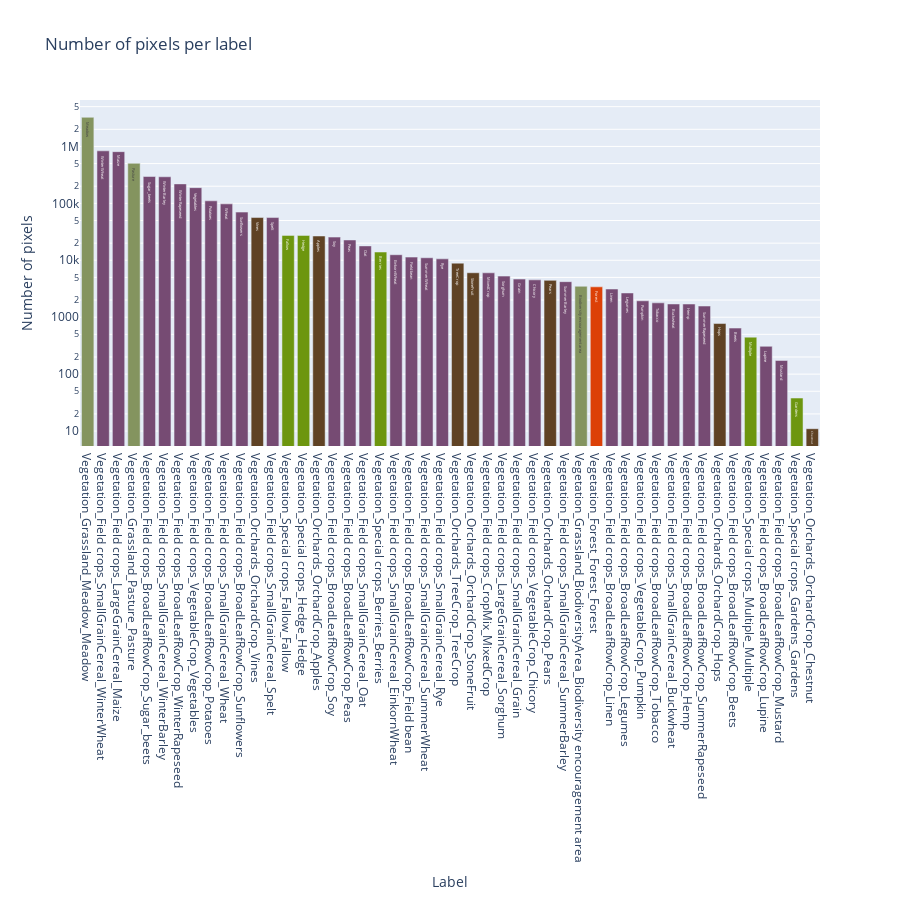

The notebook cell this image was saved under:
### Markdown cell above
Entfernen wir nun alle Kombinationen mit 0 Pixeln im Datensatz, werden die 17 obenstehenden entfernt. 

Damit bleiben uns **48** Klassen, was exakt mit der Anzahl Klassen, die im ZüriCrop Paper verwendet wurden, übereinstimmt.

### Code cell
import random
random.seed(13)

fig = go.Figure()

# Create a unique color for each 2nd_tier category
color_map = {tier: f'rgba({random.randint(0, 255)}, {random.randint(0, 255)}, {random.randint(0, 255)}, 1)' for tier in unique_combinations_sorted['2nd_tier'].unique()}
bar_colors = unique_combinations_sorted['2nd_tier'].map(color_map)

# Combine lnf_codes and label_ids into a customdata array
custom_data = list(zip(unique_combinations_sorted['lnf_codes'], unique_combinations_sorted['label_ids']))

fig.add_trace(go.Bar(
    x=unique_combinations_sorted['label_slug'], 
    y=unique_combinations_sorted['count'], 
    marker_color=bar_colors,
    customdata=custom_data
))
fig.update_traces(
    hovertemplate="<b>%{x}</b><br>Count: %{y}<br>Tier: %{text}<br>LNF Codes: %{customdata[0]}<br>Label IDs: %{customdata[1]}",
    text=unique_combinations_sorted['4th_tier']
)
fig.update_layout(
    title="Number of pixels per label",
    xaxis_title="Label",
    yaxis_title="Number of pixels",
    yaxis_type="log",
    height=900
)

### Figure 1 — Plotly figure (JSON) as saved in the notebook; plotly's stock layout.template omitted (floating-point values rounded to 4 significant figures; data arrays with more than 128 entries replaced by an {"elided": "..."} marker saying what was removed)
{"data": [{"customdata": {"elided": "65x2 str values"}, "hovertemplate": "<b>%{x}</b><br>Count: %{y}<br>Tier: %{text}<br>LNF Codes: %{customdata[0]}<br>Label IDs: %{customdata[1]}", "marker": {"color": ["rgba(132, 148, 95, 1)", "rgba(118, 75, 115, 1)", "rgba(118, 75, 115, 1)", "rgba(132, 148, 95, 1)", "rgba(118, 75, 115, 1)", "rgba(118, 75, 115, 1)", "rgba(118, 75, 115, 1)", "rgba(118, 75, 115, 1)", "rgba(118, 75, 115, 1)", "rgba(118, 75, 115, 1)", "rgba(118, 75, 115, 1)", "rgba(95, 66, 36, 1)", "rgba(118, 75, 115, 1)", "rgba(109, 150, 15, 1)", "rgba(109, 150, 15, 1)", "rgba(95, 66, 36, 1)", "rgba(118, 75, 115, 1)", "rgba(118, 75, 115, 1)", "rgba(118, 75, 115, 1)", "rgba(109, 150, 15, 1)", "rgba(118, 75, 115, 1)", "rgba(118, 75, 115, 1)", "rgba(118, 75, 115, 1)", "rgba(118, 75, 115, 1)", "rgba(95, 66, 36, 1)", "rgba(95, 66, 36, 1)", "rgba(118, 75, 115, 1)", "rgba(118, 75, 115, 1)", "rgba(118, 75, 115, 1)", "rgba(118, 75, 115, 1)", "rgba(95, 66, 36, 1)", "rgba(118, 75, 115, 1)", "rgba(132, 148, 95, 1)", "rgba(220, 64, 7, 1)", "rgba(118, 75, 115, 1)", "rgba(118, 75, 115, 1)", "rgba(118, 75, 115, 1)", "rgba(118, 75, 115, 1)", "rgba(118, 75, 115, 1)", "rgba(118, 75, 115, 1)", "rgba(118, 75, 115, 1)", "rgba(95, 66, 36, 1)", "rgba(118, 75, 115, 1)", "rgba(109, 150, 15, 1)", "rgba(118, 75, 115, 1)", "rgba(118, 75, 115, 1)", "rgba(109, 150, 15, 1)", "rgba(95, 66, 36, 1)", "rgba(141, 75, 43, 1)", "rgba(141, 75, 43, 1)", "rgba(141, 75, 43, 1)", "rgba(141, 75, 43, 1)", "rgba(141, 75, 43, 1)", "rgba(118, 75, 115, 1)", "rgba(141, 75, 43, 1)", "rgba(132, 148, 95, 1)", "rgba(141, 75, 43, 1)", "rgba(132, 148, 95, 1)", "rgba(141, 75, 43, 1)", "rgba(141, 75, 43, 1)", "rgba(109, 150, 15, 1)", "rgba(132, 148, 95, 1)", "rgba(109, 150, 15, 1)", "rgba(141, 75, 43, 1)", "rgba(141, 75, 43, 1)"]}, "text": ["Meadow", "WinterWheat", "Maize", "Pasture", "Sugar_beets", "WinterBarley", "WinterRapeseed", "Vegetables", "Potatoes", "Wheat", "Sunflowers", "Vines", "Spelt", "Fallow", "Hedge", "Apples", "Soy", "Peas", "Oat", "Berries", "EinkornWheat", "Field bean", "SummerWheat", "Rye", "TreeCrop", "StoneFruit", "MixedCrop", "Sorghum", "Grain", "Chicory", "Pears", "SummerBarley", "Biodiversity encouragement area", "Forest", "Linen", "Legumes", "Pumpkin", "Tobacco", "Buckwheat", "Hemp", "SummerRapeseed", "Hops", "Beets", "Multiple", "Lupine", "Mustard", "Gardens", "Chestnut", null, "Multiple", "Non agriculture", "Waters", "Non agriculture", null, "Multiple", null, "Special cultures", null, "Special cultures", "Vegetables", null, null, null, null, "Vegetables"], "type": "bar", "x": ["Vegetation_Grassland_Meadow_Meadow", "Vegetation_Field crops_SmallGrainCereal_WinterWheat", "Vegetation_Field crops_LargeGrainCereal_Maize", "Vegetation_Grassland_Pasture_Pasture", "Vegetation_Field crops_BroadLeafRowCrop_Sugar_beets", "Vegetation_Field crops_SmallGrainCereal_WinterBarley", "Vegetation_Field crops_BroadLeafRowCrop_WinterRapeseed", "Vegetation_Field crops_VegetableCrop_Vegetables", "Vegetation_Field crops_BroadLeafRowCrop_Potatoes", "Vegetation_Field crops_SmallGrainCereal_Wheat", "Vegetation_Field crops_BroadLeafRowCrop_Sunflowers", "Vegetation_Orchards_OrchardCrop_Vines", "Vegetation_Field crops_SmallGrainCereal_Spelt", "Vegetation_Special crops_Fallow_Fallow", "Vegetation_Special crops_Hedge_Hedge", "Vegetation_Orchards_OrchardCrop_Apples", "Vegetation_Field crops_BroadLeafRowCrop_Soy", "Vegetation_Field crops_BroadLeafRowCrop_Peas", "Vegetation_Field crops_SmallGrainCereal_Oat", "Vegetation_Special crops_Berries_Berries", "Vegetation_Field crops_SmallGrainCereal_EinkornWheat", "Vegetation_Field crops_BroadLeafRowCrop_Field bean", "Vegetation_Field crops_SmallGrainCereal_SummerWheat", "Vegetation_Field crops_SmallGrainCereal_Rye", "Vegetation_Orchards_TreeCrop_TreeCrop", "Vegetation_Orchards_OrchardCrop_StoneFruit", "Vegetation_Field crops_CropMix_MixedCrop", "Vegetation_Field crops_LargeGrainCereal_Sorghum", "Vegetation_Field crops_SmallGrainCereal_Grain", "Vegetation_Field crops_VegetableCrop_Chicory", "Vegetation_Orchards_OrchardCrop_Pears", "Vegetation_Field crops_SmallGrainCereal_SummerBarley", "Vegetation_Grassland_BiodiversityArea_Biodiversity encouragement area", "Vegetation_Forest_Forest_Forest", "Vegetation_Field crops_BroadLeafRowCrop_Linen", "Vegetation_Field crops_BroadLeafRowCrop_Legumes", "Vegetation_Field crops_VegetableCrop_Pumpkin", "Vegetation_Field crops_BroadLeafRowCrop_Tobacco", "Vegetation_Field crops_SmallGrainCereal_Buckwheat", "Vegetation_Field crops_BroadLeafRowCrop_Hemp", "Vegetation_Field crops_BroadLeafRowCrop_SummerRapeseed", "Vegetation_Orchards_OrchardCrop_Hops", "Vegetation_Field crops_BroadLeafRowCrop_Beets", "Vegetation_Special crops_Multiple_Multiple", "Vegetation_Field crops_BroadLeafRowCrop_Lupine", "Vegetation_Field crops_BroadLeafRowCrop_Mustard", "Vegetation_Special crops_Gardens_Gardens", "Vegetation_Orchards_OrchardCrop_Chestnut", null, null, null, null, null, null, null, null, null, null, null, null, null, null, null, null, null], "y": [3249831, 837126, 809566, 505770, 295998, 292885, 219773, 188621, 110835, 97948, 70232, 56337, 56321, 27371, 27329, 26699, 25544, 22732, 17895, 13969, 12525, 11369, 11065, 10602, 8906, 6038, 6022, 5272, 4677, 4532, 4442, 4210, 3494, 3417, 3126, 2666, 1941, 1788, 1708, 1704, 1571, 774, 644, 446, 308, 174, 38, 11, 0, 0, 0, 0, 0, 0, 0, 0, 0, 0, 0, 0, 0, 0, 0, 0, 0]}], "layout": {"height": 900, "title": {"text": "Number of pixels per label"}, "xaxis": {"title": {"text": "Label"}}, "yaxis": {"title": {"text": "Number of pixels"}, "type": "log"}}}
